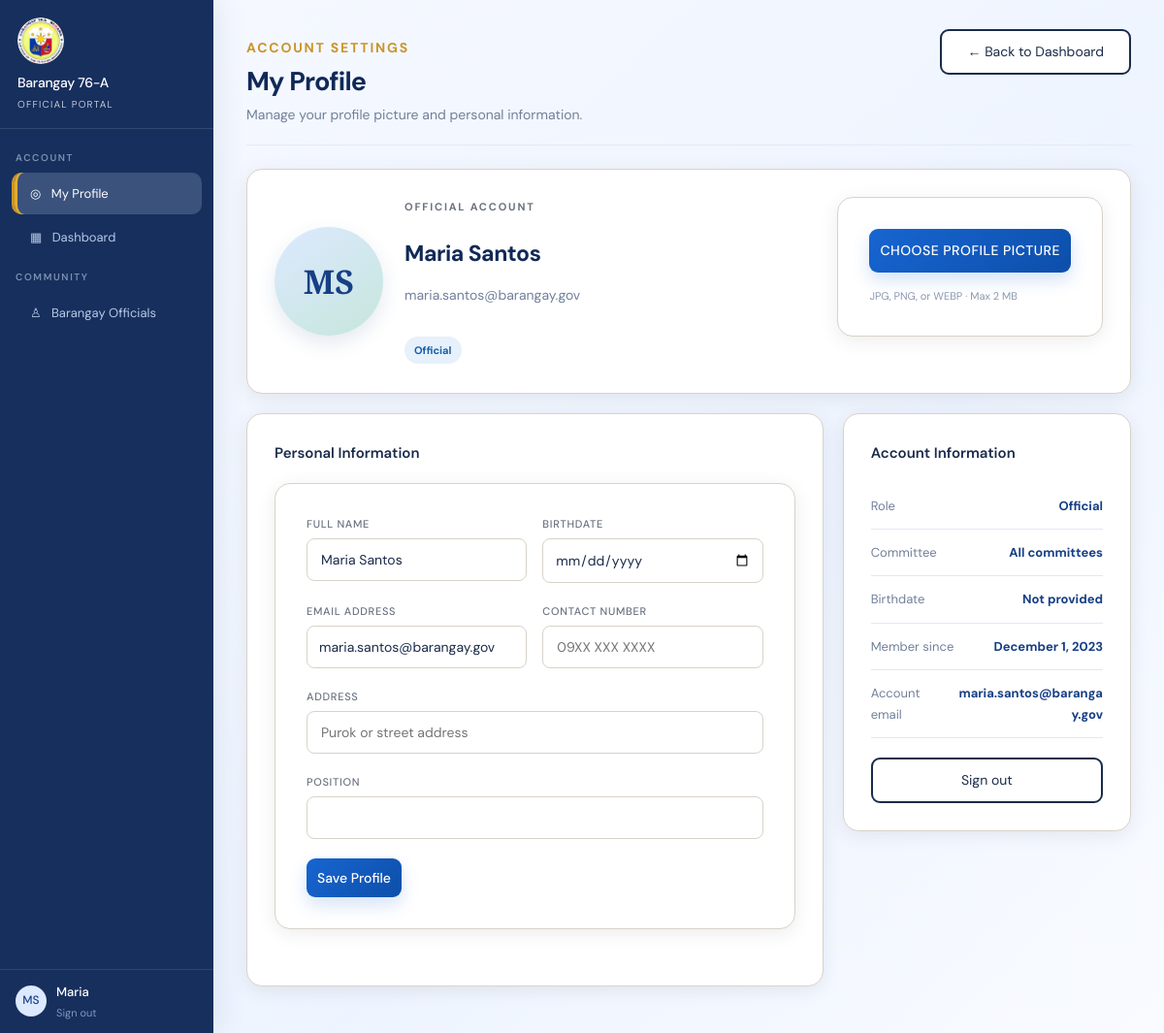
The app's page /profile.php (signed in) with its own data.
### tables this page shows
CREATE TABLE IF NOT EXISTS users (
    id INT AUTO_INCREMENT PRIMARY KEY,
    full_name VARCHAR(150) NOT NULL,
    birthdate DATE DEFAULT NULL,
    email VARCHAR(150) NOT NULL UNIQUE,
    password_hash VARCHAR(255) NOT NULL,
    role ENUM('resident','official','admin') NOT NULL DEFAULT 'resident',
    committee VARCHAR(100) DEFAULT NULL,
    position VARCHAR(120) DEFAULT NULL,
    phone VARCHAR(40) DEFAULT NULL,
    residency_verified TINYINT(1) DEFAULT 0,
    rejection_reason VARCHAR(255) DEFAULT NULL,
    address VARCHAR(255) DEFAULT NULL,
    identification VARCHAR(255) DEFAULT NULL,
    photo_path VARCHAR(255) DEFAULT NULL,
    created_at DATETIME DEFAULT CURRENT_TIMESTAMP
);

### config.php (called while the page is built, shortened)
<?php
$DB_HOST = 'localhost';
$DB_NAME = 'barangay_system';
$DB_USER = 'root';
$DB_PASS = '';
try {
    $db = new PDO("mysql:host=$DB_HOST;dbname=$DB_NAME;charset=utf8mb4", $DB_USER, $DB_PASS);
    $db->setAttribute(PDO::ATTR_ERRMODE, PDO::ERRMODE_EXCEPTION);
    $db->exec("CREATE TABLE IF NOT EXISTS issue_updates (
        id INT AUTO_INCREMENT PRIMARY KEY,
        issue_id INT NOT NULL,
        user_id INT NOT NULL,
        status ENUM('Open', 'In Progress', 'Resolved') NOT NULL,
        notes TEXT DEFAULT NULL,
        photo_path VARCHAR(255) DEFAULT NULL,
        created_at DATETIME DEFAULT CURRENT_TIMESTAMP,
        KEY idx_issue_id (issue_id),
        KEY idx_user_id (user_id)
    ) ENGINE=InnoDB DEFAULT CHARSET=utf8mb4 COLLATE=utf8mb4_unicode_ci");
    $db->exec("CREATE TABLE IF NOT EXISTS residents (
        resident_id INT AUTO_INCREMENT PRIMARY KEY,
        name VARCHAR(150) NOT NULL,
        contact_number VARCHAR(40) NOT NULL,
        age TINYINT UNSIGNED NOT NULL,
        created_at DATETIME DEFAULT CURRENT_TIMESTAMP,
        UNIQUE KEY uq_resident_name (name),
        KEY idx_resident_name (name)
    ) ENGINE=InnoDB DEFAULT CHARSET=utf8mb4 COLLATE=utf8mb4_unicode_ci");
    $db->exec("CREATE TABLE IF NOT EXISTS certificate_requests (
        request_id INT AUTO_INCREMENT PRIMARY KEY,
        resident_id INT NOT NULL,
        purpose VARCHAR(255) NOT NULL,
        full_name VARCHAR(150) NOT NULL,
        birthdate DATE DEFAULT NULL,
        address VARCHAR(255) NOT NULL,
        civil_status VARCHAR(50) DEFAULT NULL,
        phone VARCHAR(40) DEFAULT NULL,
        valid_id_path VARCHAR(255) DEFAULT NULL,
        claim_method ENUM('pickup', 'digital') NOT NULL DEFAULT 'pickup',
        status ENUM('Pending', 'Processing', 'Ready for Pick-up', 'Released', 'Rejected') NOT NULL DEFAULT 'Pending',
        notes TEXT DEFAULT NULL,
        requested_at DATETIME NOT NULL DEFAULT CURRENT_TIMESTAMP,
        release_date DATETIME DEFAULT NULL,
        digital_generated_at DATETIME DEFAULT NULL,
        processed_by INT DEFAULT NULL,
        FOREIGN KEY (resident_id) REFERENCES users(id) ON DELETE CASCADE,
        FOREIGN KEY (processed_by) REFERENCES users(id) ON DELETE SET NULL,
        KEY idx_certificate_resident (resident_id),
        KEY idx_certificate_status (status)
    ) ENGINE=InnoDB DEFAULT CHARSET=utf8mb4 COLLATE=utf8mb4_unicode_ci");
    foreach ([
        'claim_method' => "ENUM('pickup', 'digital') NOT NULL DEFAULT 'pickup' AFTER valid_id_path",
        'digital_generated_at' => 'DATETIME DEFAULT NULL AFTER release_date'
    ] as $column => $definition) {
        try {
            $db->exec("ALTER TABLE certificate_requests ADD COLUMN {$column} {$definition}");
        } catch (PDOException $e) {
            if (($e->errorInfo[1] ?? null) !== 1060) {
                throw $e;
            }
        }
    }
    foreach ([
        'birthdate' => 'DATE DEFAULT NULL AFTER full_name',
        'position' => 'VARCHAR(120) DEFAULT NULL AFTER committee',
        'phone' => 'VARCHAR(40) DEFAULT NULL AFTER position',
        'photo_path' => 'VARCHAR(255) DEFAULT NULL AFTER identification',
        'rejection_reason' => 'VARCHAR(255) DEFAULT NULL AFTER residency_verified'
    ] as $column => $definition) {
        try {
            $db->exec("ALTER TABLE users ADD COLUMN {$column} {$definition}");
        } catch (PDOException $e) {
            if (($e->errorInfo[1] ?? null) !== 1060) {
                throw $e;
            }
        }
    }
    try {
        $db->exec("ALTER TABLE legislation ADD COLUMN document_image_path VARCHAR(255) DEFAULT NULL AFTER description");
    } catch (PDOException $e) {
        if (($e->errorInfo[1] ?? null) !== 1060) {
            throw $e;
        }
    }
    $db->exec("UPDATE legislation SET document_image_path = CASE title
        WHEN 'Curfew Hours for Minors Ordinance' THEN 'assets/uploads/legislation/curfew.jpg'
        WHEN 'Barangay Livelihood Support Program' THEN 'assets/uploads/legislation/livelihood.png'
        WHEN 'Waste Segregation Compliance Ordinance' THEN 'assets/uploads/legislation/waste.jpg'
        ELSE document_image_path
    END
    WHERE title IN ('Curfew Hours for Minors Ordinance', 'Barangay Livelihood Support Program', 'Waste Segregation Compliance Ordinance')
      AND (document_image_path IS NULL OR document_image_path = '')");
    $db->exec("UPDATE users SET
        position = CASE email
            WHEN 'maria.santos@barangay.gov' THEN 'Barangay Captain'
            WHEN 'roberto.cruz@barangay.gov' THEN 'Committee Chairperson'
            WHEN 'luz.peralta@barangay.gov' THEN 'Committee Chairperson'
            WHEN 'carlos.mendoza@barangay.gov' THEN 'Committee Chairperson'
            WHEN 'elena.fernandez@barangay.gov' THEN 'Committee Chairperson'
            WHEN 'david.santos@barangay.gov' THEN 'Committee Chairperson'
            WHEN 'susan.morales@barangay.gov' THEN 'Committee Chairperson'
            ELSE COALESCE(position, 'Barangay Official')
        END,
        phone = COALESCE(NULLIF(phone, ''), 'Contact through Barangay Hall'),
        address = COALESCE(NULLIF(address, ''), 'Barangay Hall, Barangay 76-A')
        WHERE role = 'official'");
} catch (PDOException $e) {
    die('Database connection failed: ' . $e->getMessage());
}
function currentUser() {
    $user = $_SESSION['user'];
    global $db;
    try {
        $stmt = $db->prepare('SELECT * FROM users WHERE id = ? LIMIT 1');
        $stmt->execute([$user['id']]);
        $freshUser = $stmt->fetch(PDO::FETCH_ASSOC);
        if ($freshUser) {
            return $freshUser;
        }
    } catch (Throwable $e) {
        return $user;
    }
    return $user;
}
function requireLogin() {
    if (!currentUser()) {
        header('Location: index.php');
        exit;
    }
}

### profile.php (the view, shortened to what this page needs)
<?php
require_once 'config.php';
requireLogin();
$currentUser = currentUser();
$profileUserId = isset($_GET['user_id']) ? (int)$_GET['user_id'] : 0;
$user = $profileUserId > 0 ? ($profileUser ?? $currentUser) : $currentUser;
$isOwnProfile = $profileUserId === 0 || (int)$profileUserId === (int)$currentUser['id'];
$initials = strtoupper(substr($user['full_name'], 0, 1));
$nameParts = preg_split('/\s+/', trim($user['full_name']));
if (count($nameParts) > 1) $initials .= strtoupper(substr($nameParts[count($nameParts) - 1], 0, 1));
$dashboard = $user['role'] === 'resident' ? 'resident_dashboard.php' : ($user['role'] === 'official' ? 'official_dashboard.php' : 'admin_dashboard.php');
$roleLabel = ucfirst($user['role']);
$canEdit = $isOwnProfile;
?>
<!DOCTYPE html>
<html lang="en">
<head>
  <link rel="stylesheet" href="assets/css/style.css?v=20260909-logo">
</head>
<body style="display:flex">
  <aside class="sidebar" id="profile-sidebar">
    <div class="sidebar-brand">
      <div class="sb-seal"></div>
      <div class="sb-name">Barangay 76-A</div>
      <div class="sb-role"><?= htmlspecialchars($roleLabel) ?> Portal</div>
    </div>
    <nav class="sidebar-nav">
      <div class="nav-section">Account</div>
      <div class="nav-item active">◎ &nbsp; My Profile</div>
      <div class="nav-item" onclick="location.href='<?= htmlspecialchars($dashboard) ?>'">▦ &nbsp; Dashboard</div>
      <div class="nav-section">Community</div>
      <div class="nav-item" onclick="location.href='officials.php'">♙ &nbsp; Barangay Officials</div>
    </nav>
    <div class="sidebar-footer">
      <div class="sb-user">
        <div class="sb-avatar profile-sidebar-avatar"><?= htmlspecialchars($initials) ?></div>
        <div><div class="sb-uname"><?= htmlspecialchars(explode(' ', $user['full_name'])[0]) ?></div><div class="sb-logout" onclick="location.href='logout.php'">Sign out</div></div>
      </div>
    </div>
  </aside>
  <main class="main profile-page">
    <div class="page-header">
      <div class="profile-header-row">
        <div><p class="eyebrow">Account settings</p><h1 class="page-title">My Profile</h1><p class="page-sub">Manage your profile picture and personal information.</p></div>
        <a class="btn-secondary" href="<?= htmlspecialchars($dashboard) ?>">← Back to Dashboard</a>
      </div>
    </div>
    <section class="profile-hero card">
      <div class="profile-avatar-large">
        <?php if (!empty($user['photo_path'])): ?><img src="<?= htmlspecialchars($user['photo_path']) ?>" alt="Profile picture of <?= htmlspecialchars($user['full_name']) ?>">
        <?php else: ?><span><?= htmlspecialchars($initials) ?></span><?php endif; ?>
      </div>
      <div class="profile-hero-copy"><p class="eyebrow"><?= htmlspecialchars($roleLabel) ?> account</p><h2><?= htmlspecialchars($user['full_name']) ?></h2><p><?= htmlspecialchars($user['email']) ?></p><span class="profile-role-badge"><?= htmlspecialchars($user['role'] === 'resident' ? ($user['residency_verified'] ? 'Verified Resident' : 'Verification Pending') : $roleLabel) ?></span></div>
      <?php if ($canEdit): ?>
      <form class="profile-upload" method="post" enctype="multipart/form-data"><label for="profile_photo" class="btn-primary">Choose Profile Picture</label><small>JPG, PNG, or WEBP · Max 2 MB</small></form>
      <?php endif; ?>
    </section>
    <div class="profile-content-grid">
      <section class="card"><div class="card-title"><?= $canEdit ? 'Personal Information' : 'Profile Information' ?></div>
        <?php if ($canEdit): ?>
        <form method="post"><input type="hidden" name="action" value="update_profile"><input type="hidden" name="profile_token" value="<?= htmlspecialchars($_SESSION['profile_token']) ?>"><div class="form-row"><div class="form-group"><label class="form-label" for="full_name">Full Name</label><input class="form-control" id="full_name" name="full_name" value="<?= htmlspecialchars($user['full_name']) ?>" required></div><div class="form-group"><label class="form-label" for="birthdate">Birthdate</label><input class="form-control" id="birthdate" type="date" name="birthdate" value="<?= htmlspecialchars($user['birthdate'] ?? '') ?>" max="<?= date('Y-m-d') ?>" required></div></div><div class="form-row"><div class="form-group"><label class="form-label" for="email">Email Address</label><input class="form-control" id="email" type="email" name="email" value="<?= htmlspecialchars($user['email']) ?>" required></div><div class="form-group"><label class="form-label" for="phone">Contact Number</label><input class="form-control" id="phone" name="phone" value="<?= htmlspecialchars($user['phone'] ?? '') ?>" placeholder="09XX XXX XXXX"></div></div><div class="form-group"><label class="form-label" for="address">Address</label><input class="form-control" id="address" name="address" value="<?= htmlspecialchars($user['address'] ?? '') ?>" placeholder="Purok or street address"></div><?php if ($user['role'] === 'official'): ?><div class="form-group"><label class="form-label" for="position">Position</label><input class="form-control" id="position" name="position" value="<?= htmlspecialchars($user['position'] ?? '') ?>" required></div><?php endif; ?><button type="submit" class="btn-primary" style="width:auto">Save Profile</button></form>
        <?php endif; ?>
      </section>
      <section class="card profile-summary-card"><div class="card-title">Account Information</div><div class="profile-detail"><span>Role</span><strong><?= htmlspecialchars($roleLabel) ?></strong></div><?php if ($user['committee']): ?><div class="profile-detail"><span>Committee</span><strong><?= htmlspecialchars($user['committee']) ?></strong></div><?php endif; ?><div class="profile-detail"><span>Birthdate</span><strong><?= !empty($user['birthdate']) ? htmlspecialchars(date('F j, Y', strtotime($user['birthdate']))) : 'Not provided' ?></strong></div><div class="profile-detail"><span>Member since</span><strong><?= htmlspecialchars(date('F j, Y', strtotime($user['created_at']))) ?></strong></div><div class="profile-detail"><span>Account email</span><strong><?= htmlspecialchars($user['email']) ?></strong></div><?php if ($canEdit): ?><a class="btn-secondary" href="logout.php">Sign out</a><?php else: ?><a class="btn-secondary" href="<?= htmlspecialchars($dashboard) ?>">Back to Dashboard</a><?php endif; ?></section>
    </div>
  </main>
</body>
</html>

### records on screen
users: role "OFFICIAL", full_name "MS", full_name "Maria", full_name "Maria Santos", email "maria.santos@barangay.gov", role "Official", committee "All committees", created_at "December 1, 2023"
